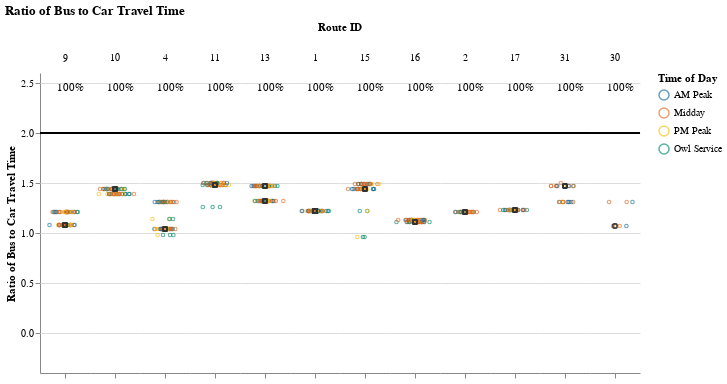
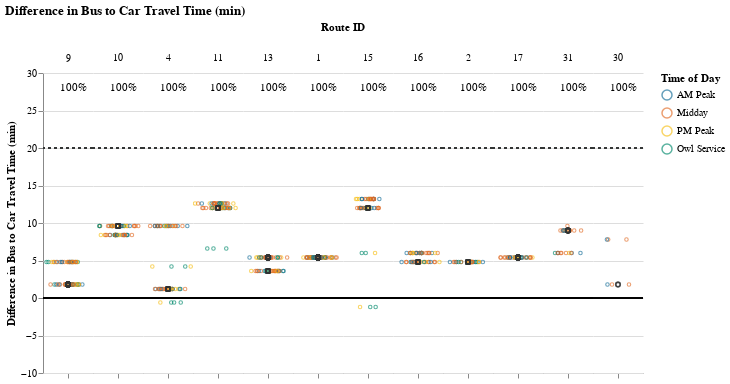

Notebook source saved alongside these figures, in order:
### Markdown cell above
## Viable Competitive Routes
### Short Routes (< 1 hr)

### Code cell
# Allow for possibility that operator doesn't have routes that fall into certain route_groups
# But, jupyterbook will not like markdown with f-string
# separate out route_group and put in each cell, and use try/except + if to display...
# but all 3 route groups must be displayed. just add sentence about why no routes were returned at the end
route_group = "short"
try:
    display_charts_for_route_group(df, route_group)
except:
    print("No routes meet this criteria.")

### Figure 1 — Vega-Lite specification as saved in the notebook (floating-point values rounded to 4 significant figures; data arrays with more than 128 entries replaced by an {"elided": "..."} marker saying what was removed)
{"config": {"view": {"continuousWidth": 400, "continuousHeight": 300, "stroke": null}, "facet": {"spacing": 0}}, "data": {"name": "data-b0a2f54763e2042320e4257e03e55e66"}, "facet": {"column": {"field": "route_id", "sort": ["9", "10", "4", "11", "13", "1", "15", "16", "2", "17", "31", "30"], "title": "Route ID", "type": "nominal"}}, "spec": {"layer": [{"mark": "rule", "encoding": {"color": {"value": "black"}, "y": {"field": "cutoff", "type": "quantitative"}}, "selection": {"selector001": {"type": "interval", "bind": "scales", "encodings": ["x", "y"]}}}, {"mark": {"type": "point", "opacity": 0.65, "size": 12, "strokeWidth": 1.1}, "encoding": {"color": {"field": "time_of_day", "scale": {"range": ["#136C97", "#E16B26", "#F6BF16", "#00896B", "#7790A3", "#5B559C"]}, "sort": ["AM Peak", "Midday", "PM Peak", "Owl Service"], "title": "Time of Day", "type": "nominal"}, "tooltip": [{"field": "route_id", "type": "nominal"}, {"field": "trip_id", "type": "nominal"}, {"field": "service_hours", "type": "quantitative"}, {"field": "car_duration_hours", "type": "quantitative"}, {"field": "bus_multiplier", "type": "quantitative"}, {"field": "bus_difference", "type": "quantitative"}, {"field": "num_trips", "type": "quantitative"}, {"field": "num_competitive", "type": "quantitative"}, {"field": "pct_trips_competitive", "type": "quantitative"}, {"field": "p25", "type": "quantitative"}, {"field": "p50", "type": "quantitative"}, {"field": "p75", "type": "quantitative"}], "x": {"axis": {"grid": false, "labels": false, "ticks": true, "values": [0]}, "field": "jitter", "scale": {}, "title": null, "type": "quantitative"}, "y": {"field": "bus_multiplier", "scale": {"domain": [-0.25, 2.5]}, "title": "Ratio of Bus to Car Travel Time", "type": "quantitative"}}, "transform": [{"calculate": "sqrt(-2*log(random()))*cos(2*PI*random())", "as": "jitter"}], "width": 50}, {"layer": [{"mark": {"type": "point", "opacity": 0.6, "size": 20, "strokeWidth": 1.3}, "encoding": {"color": {"value": "#323434"}, "y": {"field": "bus_multiplier", "type": "quantitative"}}, "transform": [{"filter": "(datum.p50_trip === 1)"}]}, {"mark": {"type": "text", "align": "center", "baseline": "middle"}, "encoding": {"color": {"value": "black"}, "text": {"field": "pct_trips_competitive", "format": ".0%", "type": "quantitative"}, "tooltip": [{"field": "route_id", "type": "nominal"}, {"field": "trip_id", "type": "nominal"}, {"field": "service_hours", "type": "quantitative"}, {"field": "car_duration_hours", "type": "quantitative"}, {"field": "bus_multiplier", "type": "quantitative"}, {"field": "bus_difference", "type": "quantitative"}, {"field": "num_trips", "type": "quantitative"}, {"field": "num_competitive", "type": "quantitative"}, {"field": "pct_trips_competitive", "type": "quantitative"}, {"field": "p25", "type": "quantitative"}, {"field": "p50", "type": "quantitative"}, {"field": "p75", "type": "quantitative"}], "x": {"value": 30}, "y": {"value": 15}}, "transform": [{"calculate": "sqrt(-2*log(random()))*cos(2*PI*random())", "as": "jitter"}, {"filter": "(datum.fastest_trip === 1)"}]}]}]}, "resolve": {"scale": {"y": "shared"}}, "title": "Ratio of Bus to Car Travel Time", "$schema": "https://vega.github.io/schema/vega-lite/v4.17.0.json", "datasets": {"data-b0a2f54763e2042320e4257e03e55e66": {"elided": "552 records"}}}

### Figure 2 — Vega-Lite specification as saved in the notebook (floating-point values rounded to 4 significant figures; data arrays with more than 128 entries replaced by an {"elided": "..."} marker saying what was removed)
{"config": {"view": {"continuousWidth": 400, "continuousHeight": 300, "stroke": null}, "facet": {"spacing": 0}}, "data": {"name": "data-e3b622b8a76bbf6dfa53321f96ff8de3"}, "facet": {"column": {"field": "route_id", "sort": ["9", "10", "4", "11", "13", "1", "15", "16", "2", "17", "31", "30"], "title": "Route ID", "type": "nominal"}}, "spec": {"layer": [{"mark": "rule", "encoding": {"color": {"value": "black"}, "y": {"field": "cutoff", "type": "quantitative"}}, "selection": {"selector002": {"type": "interval", "bind": "scales", "encodings": ["x", "y"]}}}, {"mark": {"type": "rule", "strokeDash": [3, 3]}, "encoding": {"color": {"value": "#323434"}, "y": {"field": "cutoff2", "type": "quantitative"}}}, {"mark": {"type": "point", "opacity": 0.65, "size": 12, "strokeWidth": 1.1}, "encoding": {"color": {"field": "time_of_day", "scale": {"range": ["#136C97", "#E16B26", "#F6BF16", "#00896B", "#7790A3", "#5B559C"]}, "sort": ["AM Peak", "Midday", "PM Peak", "Owl Service"], "title": "Time of Day", "type": "nominal"}, "tooltip": [{"field": "route_id", "type": "nominal"}, {"field": "trip_id", "type": "nominal"}, {"field": "service_hours", "type": "quantitative"}, {"field": "car_duration_hours", "type": "quantitative"}, {"field": "bus_multiplier", "type": "quantitative"}, {"field": "bus_difference", "type": "quantitative"}, {"field": "num_trips", "type": "quantitative"}, {"field": "num_competitive", "type": "quantitative"}, {"field": "pct_trips_competitive", "type": "quantitative"}, {"field": "p25", "type": "quantitative"}, {"field": "p50", "type": "quantitative"}, {"field": "p75", "type": "quantitative"}], "x": {"axis": {"grid": false, "labels": false, "ticks": true, "values": [0]}, "field": "jitter", "scale": {}, "title": null, "type": "quantitative"}, "y": {"field": "bus_difference", "scale": {"domain": [-5, 25.0]}, "title": "Difference in Bus to Car Travel Time (min)", "type": "quantitative"}}, "transform": [{"calculate": "sqrt(-2*log(random()))*cos(2*PI*random())", "as": "jitter"}], "width": 50}, {"layer": [{"mark": {"type": "point", "opacity": 0.6, "size": 20, "strokeWidth": 1.3}, "encoding": {"color": {"value": "#323434"}, "y": {"field": "bus_difference", "type": "quantitative"}}, "transform": [{"filter": "(datum.p50_trip === 1)"}]}, {"mark": {"type": "text", "align": "center", "baseline": "middle"}, "encoding": {"color": {"value": "black"}, "text": {"field": "pct_trips_competitive", "format": ".0%", "type": "quantitative"}, "tooltip": [{"field": "route_id", "type": "nominal"}, {"field": "trip_id", "type": "nominal"}, {"field": "service_hours", "type": "quantitative"}, {"field": "car_duration_hours", "type": "quantitative"}, {"field": "bus_multiplier", "type": "quantitative"}, {"field": "bus_difference", "type": "quantitative"}, {"field": "num_trips", "type": "quantitative"}, {"field": "num_competitive", "type": "quantitative"}, {"field": "pct_trips_competitive", "type": "quantitative"}, {"field": "p25", "type": "quantitative"}, {"field": "p50", "type": "quantitative"}, {"field": "p75", "type": "quantitative"}], "x": {"value": 30}, "y": {"value": 15}}, "transform": [{"calculate": "sqrt(-2*log(random()))*cos(2*PI*random())", "as": "jitter"}, {"filter": "(datum.fastest_trip === 1)"}]}]}]}, "resolve": {"scale": {"y": "shared"}}, "title": "Difference in Bus to Car Travel Time (min)", "$schema": "https://vega.github.io/schema/vega-lite/v4.17.0.json", "datasets": {"data-e3b622b8a76bbf6dfa53321f96ff8de3": {"elided": "552 records"}}}
